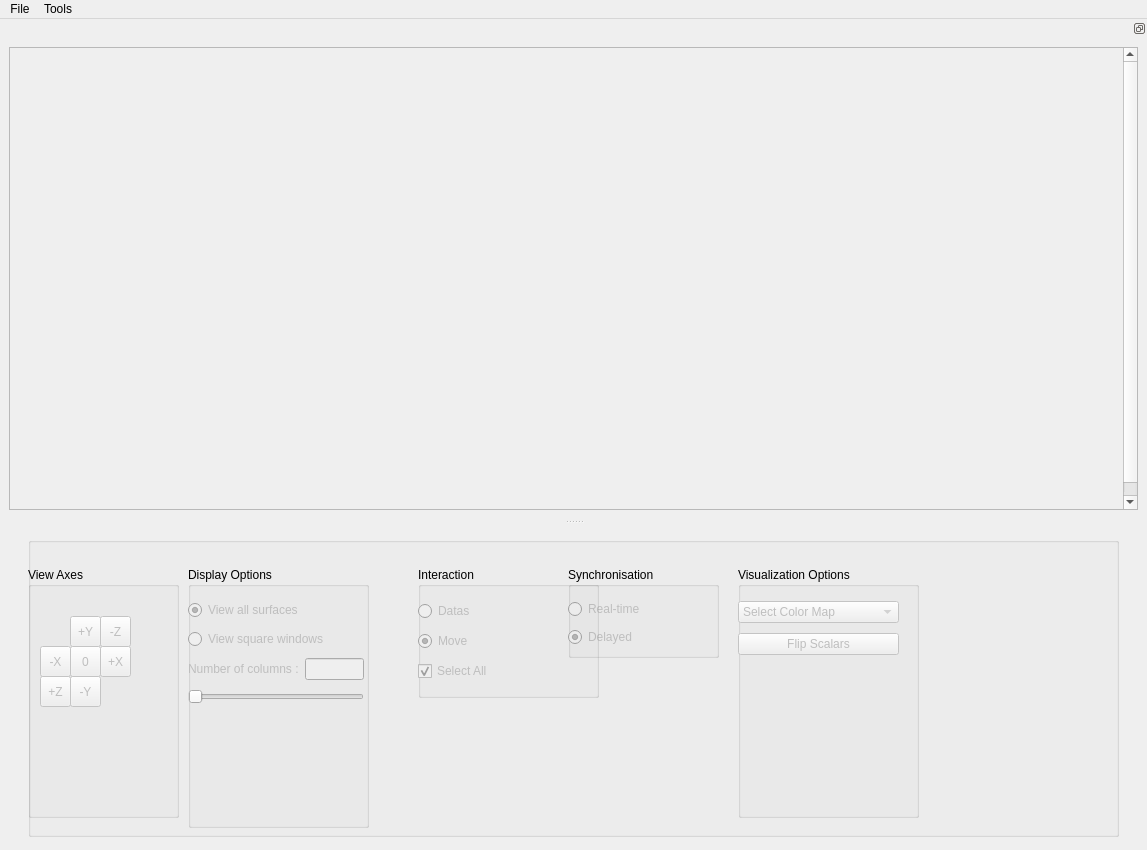
<?xml version="1.0" encoding="UTF-8"?>
<ui version="4.0">
 <class>ShapePopulationViewer</class>
 <widget class="QMainWindow" name="ShapePopulationViewer">
  <property name="geometry">
   <rect>
    <x>0</x>
    <y>0</y>
    <width>1147</width>
    <height>850</height>
   </rect>
  </property>
  <property name="sizePolicy">
   <sizepolicy hsizetype="Expanding" vsizetype="Expanding">
    <horstretch>0</horstretch>
    <verstretch>0</verstretch>
   </sizepolicy>
  </property>
  <property name="windowTitle">
   <string>ShapePopulationViewer</string>
  </property>
  <property name="windowIcon">
   <iconset>
    <normaloff>:/Icons/help.png</normaloff>:/Icons/help.png</iconset>
  </property>
  <property name="iconSize">
   <size>
    <width>22</width>
    <height>22</height>
   </size>
  </property>
  <widget class="QWidget" name="centralwidget">
   <layout class="QGridLayout" name="gridLayout">
    <item row="0" column="0">
     <widget class="QGroupBox" name="BoxControl">
      <property name="enabled">
       <bool>true</bool>
      </property>
      <property name="minimumSize">
       <size>
        <width>1091</width>
        <height>200</height>
       </size>
      </property>
      <property name="maximumSize">
       <size>
        <width>1091</width>
        <height>300</height>
       </size>
      </property>
      <property name="title">
       <string/>
      </property>
      <widget class="QGroupBox" name="BoxVisualization">
       <property name="geometry">
        <rect>
         <x>710</x>
         <y>30</y>
         <width>181</width>
         <height>251</height>
        </rect>
       </property>
       <property name="title">
        <string>Visualization Options</string>
       </property>
       <widget class="QWidget" name="verticalLayoutWidget">
        <property name="geometry">
         <rect>
          <x>0</x>
          <y>30</y>
          <width>161</width>
          <height>62</height>
         </rect>
        </property>
        <layout class="QVBoxLayout" name="verticalLayout">
         <item>
          <widget class="QComboBox" name="colorMapBox">
           <property name="enabled">
            <bool>false</bool>
           </property>
           <item>
            <property name="text">
             <string>Select Color Map</string>
            </property>
           </item>
          </widget>
         </item>
         <item>
          <widget class="QPushButton" name="pushButton_flip">
           <property name="enabled">
            <bool>false</bool>
           </property>
           <property name="text">
            <string>Flip Scalars</string>
           </property>
          </widget>
         </item>
        </layout>
       </widget>
      </widget>
      <widget class="QGroupBox" name="BoxDisplay">
       <property name="geometry">
        <rect>
         <x>160</x>
         <y>30</y>
         <width>181</width>
         <height>261</height>
        </rect>
       </property>
       <property name="title">
        <string>Display Options</string>
       </property>
       <widget class="QWidget" name="layoutWidget">
        <property name="geometry">
         <rect>
          <x>0</x>
          <y>30</y>
          <width>176</width>
          <height>112</height>
         </rect>
        </property>
        <layout class="QVBoxLayout" name="verticalLayout_5">
         <item>
          <widget class="QRadioButton" name="radioButton_4">
           <property name="enabled">
            <bool>false</bool>
           </property>
           <property name="text">
            <string>View all surfaces</string>
           </property>
           <property name="checkable">
            <bool>true</bool>
           </property>
           <property name="checked">
            <bool>true</bool>
           </property>
          </widget>
         </item>
         <item>
          <widget class="QRadioButton" name="radioButton_5">
           <property name="enabled">
            <bool>false</bool>
           </property>
           <property name="text">
            <string>View square windows</string>
           </property>
           <property name="checkable">
            <bool>true</bool>
           </property>
          </widget>
         </item>
         <item>
          <layout class="QHBoxLayout" name="horizontalLayout_2">
           <item>
            <widget class="QLabel" name="colNumberTXT">
             <property name="enabled">
              <bool>false</bool>
             </property>
             <property name="text">
              <string>Number of columns :</string>
             </property>
            </widget>
           </item>
           <item>
            <widget class="QLineEdit" name="colNumberEdit">
             <property name="enabled">
              <bool>false</bool>
             </property>
             <property name="frame">
              <bool>true</bool>
             </property>
             <property name="readOnly">
              <bool>false</bool>
             </property>
            </widget>
           </item>
          </layout>
         </item>
         <item>
          <widget class="QSlider" name="colNumberSlider">
           <property name="enabled">
            <bool>false</bool>
           </property>
           <property name="minimum">
            <number>1</number>
           </property>
           <property name="orientation">
            <enum>Qt::Horizontal</enum>
           </property>
          </widget>
         </item>
        </layout>
       </widget>
      </widget>
      <widget class="QGroupBox" name="BoxAxes">
       <property name="geometry">
        <rect>
         <x>0</x>
         <y>30</y>
         <width>151</width>
         <height>251</height>
        </rect>
       </property>
       <property name="title">
        <string>View Axes</string>
       </property>
       <property name="flat">
        <bool>false</bool>
       </property>
       <layout class="QGridLayout" name="gridLayout_3">
        <item row="0" column="1">
         <widget class="QWidget" name="axisButton" native="true">
          <property name="enabled">
           <bool>false</bool>
          </property>
          <widget class="QToolButton" name="toolButton_1">
           <property name="geometry">
            <rect>
             <x>60</x>
             <y>20</y>
             <width>31</width>
             <height>31</height>
            </rect>
           </property>
           <property name="text">
            <string>-Z</string>
           </property>
          </widget>
          <widget class="QToolButton" name="toolButton_2">
           <property name="geometry">
            <rect>
             <x>0</x>
             <y>80</y>
             <width>31</width>
             <height>31</height>
            </rect>
           </property>
           <property name="text">
            <string>+Z</string>
           </property>
          </widget>
          <widget class="QToolButton" name="toolButton_4">
           <property name="geometry">
            <rect>
             <x>0</x>
             <y>50</y>
             <width>31</width>
             <height>31</height>
            </rect>
           </property>
           <property name="text">
            <string>-X</string>
           </property>
          </widget>
          <widget class="QToolButton" name="toolButton_3">
           <property name="geometry">
            <rect>
             <x>60</x>
             <y>50</y>
             <width>31</width>
             <height>31</height>
            </rect>
           </property>
           <property name="text">
            <string>+X</string>
           </property>
          </widget>
          <widget class="QToolButton" name="toolButton_5">
           <property name="geometry">
            <rect>
             <x>30</x>
             <y>20</y>
             <width>31</width>
             <height>31</height>
            </rect>
           </property>
           <property name="text">
            <string>+Y</string>
           </property>
          </widget>
          <widget class="QToolButton" name="toolButton_6">
           <property name="geometry">
            <rect>
             <x>30</x>
             <y>80</y>
             <width>31</width>
             <height>31</height>
            </rect>
           </property>
           <property name="text">
            <string>-Y</string>
           </property>
          </widget>
          <widget class="QToolButton" name="toolButton_0">
           <property name="geometry">
            <rect>
             <x>30</x>
             <y>50</y>
             <width>31</width>
             <height>31</height>
            </rect>
           </property>
           <property name="text">
            <string>0</string>
           </property>
          </widget>
         </widget>
        </item>
       </layout>
      </widget>
      <widget class="QGroupBox" name="BoxSyncho">
       <property name="geometry">
        <rect>
         <x>540</x>
         <y>30</y>
         <width>151</width>
         <height>91</height>
        </rect>
       </property>
       <property name="title">
        <string>Synchronisation</string>
       </property>
       <widget class="QWidget" name="verticalLayoutWidget_2">
        <property name="geometry">
         <rect>
          <x>0</x>
          <y>30</y>
          <width>92</width>
          <height>52</height>
         </rect>
        </property>
        <layout class="QVBoxLayout" name="verticalLayout_4">
         <item>
          <widget class="QRadioButton" name="radioButton_1">
           <property name="enabled">
            <bool>false</bool>
           </property>
           <property name="text">
            <string>Real-time</string>
           </property>
           <property name="checkable">
            <bool>true</bool>
           </property>
           <property name="checked">
            <bool>false</bool>
           </property>
          </widget>
         </item>
         <item>
          <widget class="QRadioButton" name="radioButton_2">
           <property name="enabled">
            <bool>false</bool>
           </property>
           <property name="text">
            <string>Delayed</string>
           </property>
           <property name="checked">
            <bool>true</bool>
           </property>
          </widget>
         </item>
        </layout>
       </widget>
       <zorder>verticalLayoutWidget_2</zorder>
       <zorder>groupBox</zorder>
       <zorder>groupBox</zorder>
      </widget>
      <widget class="QGroupBox" name="groupBox">
       <property name="geometry">
        <rect>
         <x>390</x>
         <y>30</y>
         <width>181</width>
         <height>131</height>
        </rect>
       </property>
       <property name="title">
        <string>Interaction</string>
       </property>
       <widget class="QWidget" name="verticalLayoutWidget_3">
        <property name="geometry">
         <rect>
          <x>0</x>
          <y>30</y>
          <width>101</width>
          <height>88</height>
         </rect>
        </property>
        <layout class="QVBoxLayout" name="verticalLayout_3">
         <item>
          <widget class="QRadioButton" name="radioButton_7">
           <property name="enabled">
            <bool>false</bool>
           </property>
           <property name="text">
            <string>Datas</string>
           </property>
          </widget>
         </item>
         <item>
          <widget class="QRadioButton" name="radioButton_6">
           <property name="enabled">
            <bool>false</bool>
           </property>
           <property name="text">
            <string>Move</string>
           </property>
           <property name="checked">
            <bool>true</bool>
           </property>
          </widget>
         </item>
         <item>
          <widget class="QCheckBox" name="checkBox_synchro">
           <property name="enabled">
            <bool>false</bool>
           </property>
           <property name="text">
            <string>Select All</string>
           </property>
           <property name="checked">
            <bool>true</bool>
           </property>
          </widget>
         </item>
        </layout>
       </widget>
      </widget>
      <zorder>BoxDisplay</zorder>
      <zorder>BoxVisualization</zorder>
      <zorder>BoxAxes</zorder>
      <zorder>BoxSyncho</zorder>
      <zorder>groupBox</zorder>
     </widget>
    </item>
   </layout>
  </widget>
  <widget class="QDockWidget" name="dockWidget">
   <property name="sizePolicy">
    <sizepolicy hsizetype="Expanding" vsizetype="Expanding">
     <horstretch>0</horstretch>
     <verstretch>0</verstretch>
    </sizepolicy>
   </property>
   <property name="minimumSize">
    <size>
     <width>1147</width>
     <height>500</height>
    </size>
   </property>
   <property name="features">
    <set>QDockWidget::DockWidgetFloatable|QDockWidget::DockWidgetMovable</set>
   </property>
   <attribute name="dockWidgetArea">
    <number>4</number>
   </attribute>
   <widget class="QWidget" name="dockWidgetContents">
    <property name="sizePolicy">
     <sizepolicy hsizetype="Expanding" vsizetype="Expanding">
      <horstretch>1</horstretch>
      <verstretch>1</verstretch>
     </sizepolicy>
    </property>
    <layout class="QGridLayout" name="gridLayout_2">
     <item row="0" column="0">
      <widget class="QScrollArea" name="scrollArea">
       <property name="sizePolicy">
        <sizepolicy hsizetype="Expanding" vsizetype="Expanding">
         <horstretch>1</horstretch>
         <verstretch>1</verstretch>
        </sizepolicy>
       </property>
       <property name="minimumSize">
        <size>
         <width>1041</width>
         <height>384</height>
        </size>
       </property>
       <property name="maximumSize">
        <size>
         <width>524287</width>
         <height>524287</height>
        </size>
       </property>
       <property name="mouseTracking">
        <bool>true</bool>
       </property>
       <property name="layoutDirection">
        <enum>Qt::LeftToRight</enum>
       </property>
       <property name="verticalScrollBarPolicy">
        <enum>Qt::ScrollBarAsNeeded</enum>
       </property>
       <property name="horizontalScrollBarPolicy">
        <enum>Qt::ScrollBarAsNeeded</enum>
       </property>
       <property name="widgetResizable">
        <bool>false</bool>
       </property>
       <widget class="QWidget" name="scrollAreaWidgetContents">
        <property name="geometry">
         <rect>
          <x>0</x>
          <y>0</y>
          <width>1094</width>
          <height>475</height>
         </rect>
        </property>
        <property name="sizePolicy">
         <sizepolicy hsizetype="Expanding" vsizetype="Expanding">
          <horstretch>1</horstretch>
          <verstretch>1</verstretch>
         </sizepolicy>
        </property>
        <property name="mouseTracking">
         <bool>true</bool>
        </property>
        <property name="acceptDrops">
         <bool>true</bool>
        </property>
        <layout class="QGridLayout" name="gridLayout_5"/>
       </widget>
      </widget>
     </item>
    </layout>
   </widget>
  </widget>
  <widget class="QMenuBar" name="menuBar">
   <property name="geometry">
    <rect>
     <x>0</x>
     <y>0</y>
     <width>1147</width>
     <height>25</height>
    </rect>
   </property>
   <widget class="QMenu" name="menuTools">
    <property name="title">
     <string>Tools</string>
    </property>
    <addaction name="actionWrite_Back_Meshes"/>
   </widget>
   <widget class="QMenu" name="menuFile">
    <property name="title">
     <string>File</string>
    </property>
    <addaction name="actionOpen_vtk_Files"/>
   </widget>
   <addaction name="menuFile"/>
   <addaction name="menuTools"/>
  </widget>
  <action name="actionOpenFile">
   <property name="enabled">
    <bool>true</bool>
   </property>
   <property name="icon">
    <iconset>
     <normaloff>:/Icons/fileopen.png</normaloff>:/Icons/fileopen.png</iconset>
   </property>
   <property name="text">
    <string>Open File...</string>
   </property>
  </action>
  <action name="actionExit">
   <property name="icon">
    <iconset>
     <normaloff/>
    </iconset>
   </property>
   <property name="text">
    <string>Exit</string>
   </property>
  </action>
  <action name="actionPrint">
   <property name="icon">
    <iconset>
     <normaloff>:/Icons/print.png</normaloff>:/Icons/print.png</iconset>
   </property>
   <property name="text">
    <string>Print</string>
   </property>
  </action>
  <action name="actionSave">
   <property name="icon">
    <iconset>
     <normaloff>:/Icons/filesave.png</normaloff>:/Icons/filesave.png</iconset>
   </property>
   <property name="text">
    <string>Save</string>
   </property>
  </action>
  <action name="actionFlip_Meshes">
   <property name="enabled">
    <bool>false</bool>
   </property>
   <property name="text">
    <string>Flip Meshes</string>
   </property>
  </action>
  <action name="actionWrite_Back_Meshes">
   <property name="enabled">
    <bool>false</bool>
   </property>
   <property name="text">
    <string>Write Back Meshes</string>
   </property>
  </action>
  <action name="actionOpen_vtk_Files">
   <property name="text">
    <string>Load DIrectory</string>
   </property>
  </action>
  <action name="actionHelp">
   <property name="icon">
    <iconset>
     <normaloff>:/Icons/help.png</normaloff>:/Icons/help.png</iconset>
   </property>
   <property name="text">
    <string>Help</string>
   </property>
  </action>
  <action name="actionI_3_NIRAL">
   <property name="text">
    <string>I &lt;3 NIRAL</string>
   </property>
  </action>
 </widget>
 <resources/>
 <connections/>
</ui>
